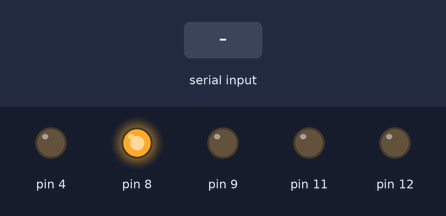
The sketch below on a simulated Arduino Uno, built with avr-gcc and run on an emulated ATmega328P. On the bench: output pins drawn as LEDs (lit = HIGH). The inputs (shaded band) are chosen by the test bench.

Above: at 1.2 s.
1.3 s: "90;45;200\n" received over Serial
At 3.2 s:
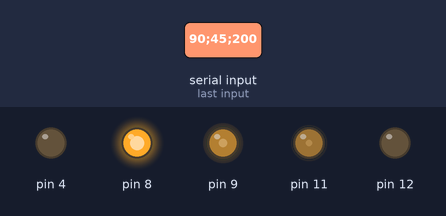
3.8 s: "30;150;10\n" received over Serial
At 6.0 s:
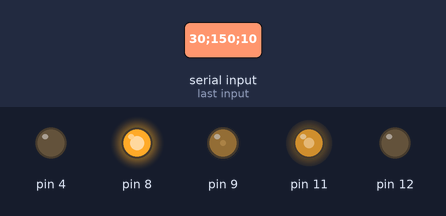
6.3 s: "90;45\n" received over Serial
At 8.1 s:
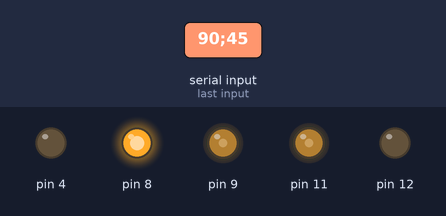
8.7 s: "30;150\n" received over Serial
At 10.8 s:
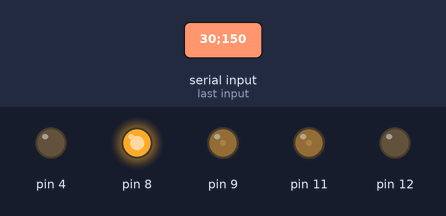
11.1 s: "5\n" received over Serial
At 12.9 s:
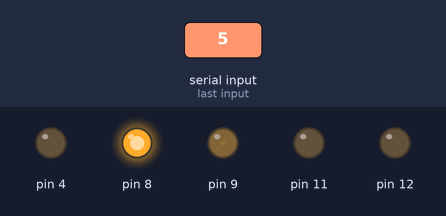
13.5 s: "90\n" received over Serial
At 14.8 s:
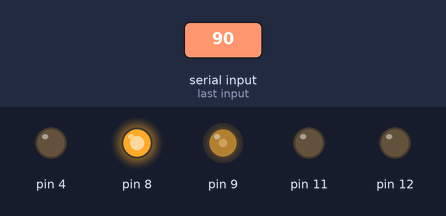
Timing chart, 0 to 16.5 s (numbered marks = the images above; inputs shaded):
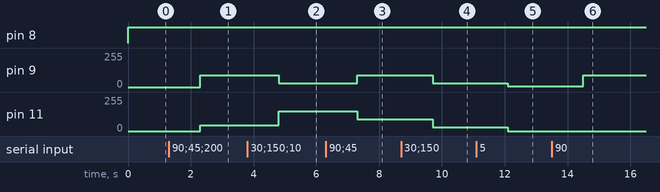

Measured:
- after the input at 1.3 s, pin 9: 0/255 → 90/255 after 1.0 s; pin 11: 0/255 → 45/255 after 1.0 s
- after the input at 3.8 s, pin 9: 90/255 → 30/255 after 1.0 s; pin 11: 45/255 → 150/255 after 1.0 s
- after the input at 6.3 s, pin 9: 30/255 → 90/255 after 1.0 s; pin 11: 150/255 → 90/255 after 1.0 s
- after the input at 8.7 s, pin 9, pin 11: 90/255 → 30/255 after 1.0 s
- after the input at 11.1 s, pin 9: 30/255 → 5/255 after 1.0 s; pin 11: 30/255 → 0/255 after 1.0 s
- after the input at 13.5 s, pin 9: 5/255 → 90/255 after 1.0 s

The sketch:

Moodlight.ino
```cpp
int RValue;
int GValue;
int BValue;
bool serialActive = false;


void setup() {
  // put your setup code here, to run once:

  Serial.begin(115200);

  pinMode(8, OUTPUT);
  pinMode(9, OUTPUT);
  pinMode(11, OUTPUT);
  pinMode(12, OUTPUT);
  pinMode(4, OUTPUT);

  digitalWrite(4,LOW);

}

void loop() {
  // put your main code here, to run repeatedly:
  serialActive =  true;
/*
  while (serialActive == false)
  {
    digitalWrite(8, LOW);
    if (Serial.readString() == "remote") {
      serialActive = true;
      Serial.println("Hi");
    }
  }
  */
while(serialActive == true){
   digitalWrite(8, HIGH);

  while (Serial.available() > 0) {


    if (Serial.available() > 0)
    {
      String input = Serial.readString();

      int ind1 = input.indexOf(';');
      RValue = input.substring(0, ind1).toInt();
      int ind2 = input.indexOf(';', ind1+1 );
      GValue = input.substring(ind1+1, ind2+1).toInt();
      int ind3 = input.indexOf(';', ind2+1 );
      BValue = input.substring(ind2+1, ind3+1).toInt();


    }

    analogWrite(9,RValue);
    analogWrite(11,GValue);
    analogWrite(12,BValue);

  }
}


}
```
